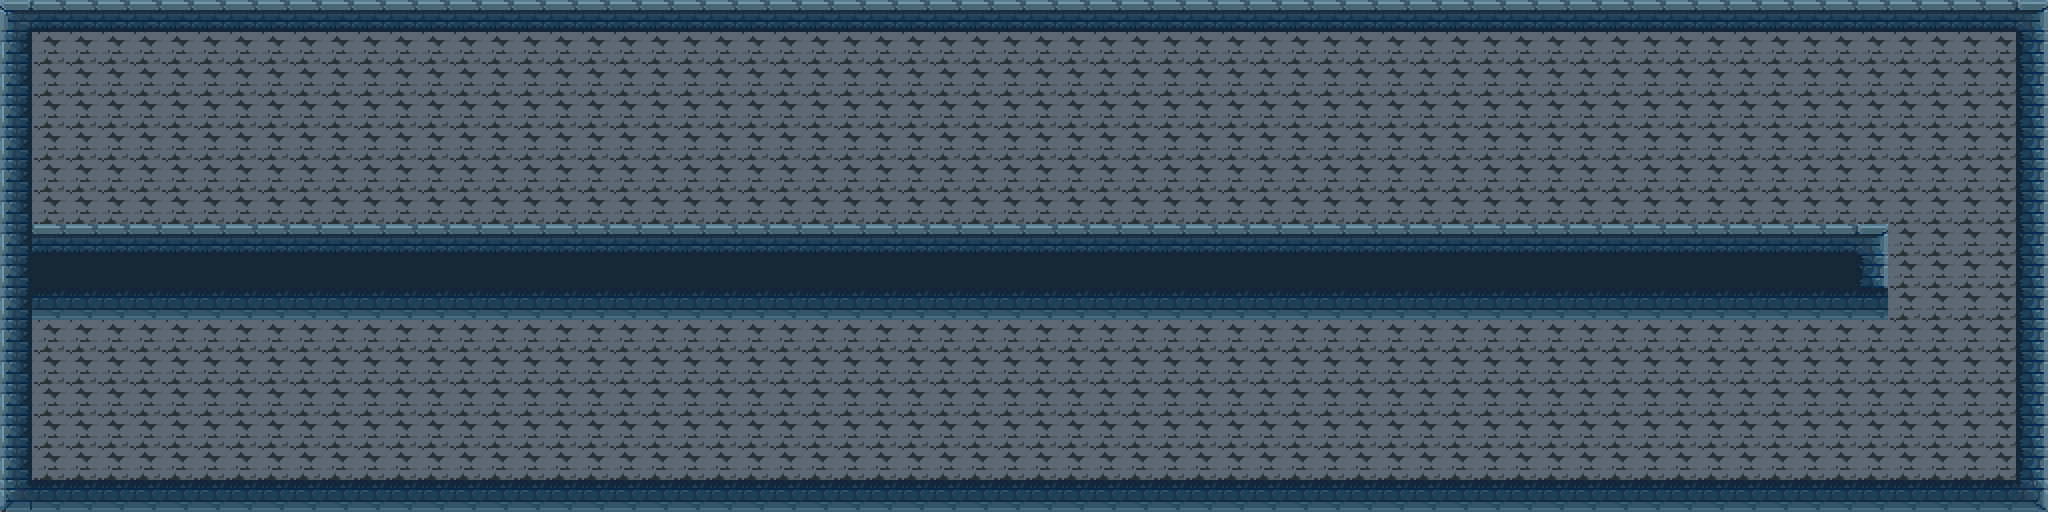

This game map was drawn from its Tiled (.tmx) file and the tilesets committed beside it. A one-line description and the full map source follow:
An orthogonal 64x16 tile map with 32x32 px tiles, 2 tile layers (background, walls).

<map version="1.10" tiledversion="1.11.2" orientation="orthogonal" renderorder="right-down" width="64" height="16" tilewidth="32" tileheight="32" infinite="0" nextlayerid="5" nextobjectid="1">
 <tileset firstgid="1" name="cave-runner-tileset" tilewidth="32" tileheight="32" tilecount="40" columns="8">
  <image source="../sprites/cave-runner-tileset.png" width="256" height="160" />
 </tileset>
 <layer id="3" name="background" width="64" height="16">
  <data encoding="csv">
10,10,10,10,10,10,10,10,10,10,10,10,10,10,10,10,10,10,10,10,10,10,10,10,10,10,10,10,10,10,10,10,10,10,10,10,10,10,10,10,10,10,10,10,10,10,10,10,10,10,10,10,10,10,10,10,10,10,10,10,10,10,10,10,
10,10,10,10,10,10,10,10,10,10,10,10,10,10,10,10,10,10,10,10,10,10,10,10,10,10,10,10,10,10,10,10,10,10,10,10,10,10,10,10,10,10,10,10,10,10,10,10,10,10,10,10,10,10,10,10,10,10,10,10,10,10,10,10,
10,10,10,10,10,10,10,10,10,10,10,10,10,10,10,10,10,10,10,10,10,10,10,10,10,10,10,10,10,10,10,10,10,10,10,10,10,10,10,10,10,10,10,10,10,10,10,10,10,10,10,10,10,10,10,10,10,10,10,10,10,10,10,10,
10,10,10,10,10,10,10,10,10,10,10,10,10,10,10,10,10,10,10,10,10,10,10,10,10,10,10,10,10,10,10,10,10,10,10,10,10,10,10,10,10,10,10,10,10,10,10,10,10,10,10,10,10,10,10,10,10,10,10,10,10,10,10,10,
10,10,10,10,10,10,10,10,10,10,10,10,10,10,10,10,10,10,10,10,10,10,10,10,10,10,10,10,10,10,10,10,10,10,10,10,10,10,10,10,10,10,10,10,10,10,10,10,10,10,10,10,10,10,10,10,10,10,10,10,10,10,10,10,
10,10,10,10,10,10,10,10,10,10,10,10,10,10,10,10,10,10,10,10,10,10,10,10,10,10,10,10,10,10,10,10,10,10,10,10,10,10,10,10,10,10,10,10,10,10,10,10,10,10,10,10,10,10,10,10,10,10,10,10,10,10,10,10,
10,10,10,10,10,10,10,10,10,10,10,10,10,10,10,10,10,10,10,10,10,10,10,10,10,10,10,10,10,10,10,10,10,10,10,10,10,10,10,10,10,10,10,10,10,10,10,10,10,10,10,10,10,10,10,10,10,10,10,10,10,10,10,10,
10,10,10,10,10,10,10,10,10,10,10,10,10,10,10,10,10,10,10,10,10,10,10,10,10,10,10,10,10,10,10,10,10,10,10,10,10,10,10,10,10,10,10,10,10,10,10,10,10,10,10,10,10,10,10,10,10,10,10,10,10,10,10,10,
10,10,10,10,10,10,10,10,10,10,10,10,10,10,10,10,10,10,10,10,10,10,10,10,10,10,10,10,10,10,10,10,10,10,10,10,10,10,10,10,10,10,10,10,10,10,10,10,10,10,10,10,10,10,10,10,10,10,10,10,10,10,10,10,
10,10,10,10,10,10,10,10,10,10,10,10,10,10,10,10,10,10,10,10,10,10,10,10,10,10,10,10,10,10,10,10,10,10,10,10,10,10,10,10,10,10,10,10,10,10,10,10,10,10,10,10,10,10,10,10,10,10,10,10,10,10,10,10,
10,10,10,10,10,10,10,10,10,10,10,10,10,10,10,10,10,10,10,10,10,10,10,10,10,10,10,10,10,10,10,10,10,10,10,10,10,10,10,10,10,10,10,10,10,10,10,10,10,10,10,10,10,10,10,10,10,10,10,10,10,10,10,10,
10,10,10,10,10,10,10,10,10,10,10,10,10,10,10,10,10,10,10,10,10,10,10,10,10,10,10,10,10,10,10,10,10,10,10,10,10,10,10,10,10,10,10,10,10,10,10,10,10,10,10,10,10,10,10,10,10,10,10,10,10,10,10,10,
10,10,10,10,10,10,10,10,10,10,10,10,10,10,10,10,10,10,10,10,10,10,10,10,10,10,10,10,10,10,10,10,10,10,10,10,10,10,10,10,10,10,10,10,10,10,10,10,10,10,10,10,10,10,10,10,10,10,10,10,10,10,10,10,
10,10,10,10,10,10,10,10,10,10,10,10,10,10,10,10,10,10,10,10,10,10,10,10,10,10,10,10,10,10,10,10,10,10,10,10,10,10,10,10,10,10,10,10,10,10,10,10,10,10,10,10,10,10,10,10,10,10,10,10,10,10,10,10,
10,10,10,10,10,10,10,10,10,10,10,10,10,10,10,10,10,10,10,10,10,10,10,10,10,10,10,10,10,10,10,10,10,10,10,10,10,10,10,10,10,10,10,10,10,10,10,10,10,10,10,10,10,10,10,10,10,10,10,10,10,10,10,10,
10,10,10,10,10,10,10,10,10,10,10,10,10,10,10,10,10,10,10,10,10,10,10,10,10,10,10,10,10,10,10,10,10,10,10,10,10,10,10,10,10,10,10,10,10,10,10,10,10,10,10,10,10,10,10,10,10,10,10,10,10,10,10,10
</data>
 </layer>
 <layer id="4" name="walls" width="64" height="16">
  <data encoding="csv">
4,5,5,5,5,5,5,5,5,5,5,5,5,5,5,5,5,5,5,5,5,5,5,5,5,5,5,5,5,5,5,5,5,5,5,5,5,5,5,5,5,5,5,5,5,5,5,5,5,5,5,5,5,5,5,5,5,5,5,5,5,5,5,6,
12,0,0,0,0,0,0,0,0,0,0,0,0,0,0,0,0,0,0,0,0,0,0,0,0,0,0,0,0,0,0,0,0,0,0,0,0,0,0,0,0,0,0,0,0,0,0,0,0,0,0,0,0,0,0,0,0,0,0,0,0,0,0,14,
12,0,0,0,0,0,0,0,0,0,0,0,0,0,0,0,0,0,0,0,0,0,0,0,0,0,0,0,0,0,0,0,0,0,0,0,0,0,0,0,0,0,0,0,0,0,0,0,0,0,0,0,0,0,0,0,0,0,0,0,0,0,0,14,
12,0,0,0,0,0,0,0,0,0,0,0,0,0,0,0,0,0,0,0,0,0,0,0,0,0,0,0,0,0,0,0,0,0,0,0,0,0,0,0,0,0,0,0,0,0,0,0,0,0,0,0,0,0,0,0,0,0,0,0,0,0,0,14,
12,0,0,0,0,0,0,0,0,0,0,0,0,0,0,0,0,0,0,0,0,0,0,0,0,0,0,0,0,0,0,0,0,0,0,0,0,0,0,0,0,0,0,0,0,0,0,0,0,0,0,0,0,0,0,0,0,0,0,0,0,0,0,14,
12,0,0,0,0,0,0,0,0,0,0,0,0,0,0,0,0,0,0,0,0,0,0,0,0,0,0,0,0,0,0,0,0,0,0,0,0,0,0,0,0,0,0,0,0,0,0,0,0,0,0,0,0,0,0,0,0,0,0,0,0,0,0,14,
12,0,0,0,0,0,0,0,0,0,0,0,0,0,0,0,0,0,0,0,0,0,0,0,0,0,0,0,0,0,0,0,0,0,0,0,0,0,0,0,0,0,0,0,0,0,0,0,0,0,0,0,0,0,0,0,0,0,0,0,0,0,0,14,
12,5,5,5,5,5,5,5,5,5,5,5,5,5,5,5,5,5,5,5,5,5,5,5,5,5,5,5,5,5,5,5,5,5,5,5,5,5,5,5,5,5,5,5,5,5,5,5,5,5,5,5,5,5,5,5,5,5,6,0,0,0,0,14,
12,13,13,13,13,13,13,13,13,13,13,13,13,13,13,13,13,13,13,13,13,13,13,13,13,13,13,13,13,13,13,13,13,13,13,13,13,13,13,13,13,13,13,13,13,13,13,13,13,13,13,13,13,13,13,13,13,13,14,0,0,0,0,14,
12,21,21,21,21,21,21,21,21,21,21,21,21,21,21,21,21,21,21,21,21,21,21,21,21,21,21,21,21,21,21,21,21,21,21,21,21,21,21,21,21,21,21,21,21,21,21,21,21,21,21,21,21,21,21,21,21,21,21,0,0,0,0,14,
12,0,0,0,0,0,0,0,0,0,0,0,0,0,0,0,0,0,0,0,0,0,0,0,0,0,0,0,0,0,0,0,0,0,0,0,0,0,0,0,0,0,0,0,0,0,0,0,0,0,0,0,0,0,0,0,0,0,0,0,0,0,0,14,
12,0,0,0,0,0,0,0,0,0,0,0,0,0,0,0,0,0,0,0,0,0,0,0,0,0,0,0,0,0,0,0,0,0,0,0,0,0,0,0,0,0,0,0,0,0,0,0,0,0,0,0,0,0,0,0,0,0,0,0,0,0,0,14,
12,0,0,0,0,0,0,0,0,0,0,0,0,0,0,0,0,0,0,0,0,0,0,0,0,0,0,0,0,0,0,0,0,0,0,0,0,0,0,0,0,0,0,0,0,0,0,0,0,0,0,0,0,0,0,0,0,0,0,0,0,0,0,14,
12,0,0,0,0,0,0,0,0,0,0,0,0,0,0,0,0,0,0,0,0,0,0,0,0,0,0,0,0,0,0,0,0,0,0,0,0,0,0,0,0,0,0,0,0,0,0,0,0,0,0,0,0,0,0,0,0,0,0,0,0,0,0,14,
12,0,0,0,0,0,0,0,0,0,0,0,0,0,0,0,0,0,0,0,0,0,0,0,0,0,0,0,0,0,0,0,0,0,0,0,0,0,0,0,0,0,0,0,0,0,0,0,0,0,0,0,0,0,0,0,0,0,0,0,0,0,0,14,
20,21,21,21,21,21,21,21,21,21,21,21,21,21,21,21,21,21,21,21,21,21,21,21,21,21,21,21,21,21,21,21,21,21,21,21,21,21,21,21,21,21,21,21,21,21,21,21,21,21,21,21,21,21,21,21,21,21,21,21,21,21,21,22
</data>
 </layer>
</map>